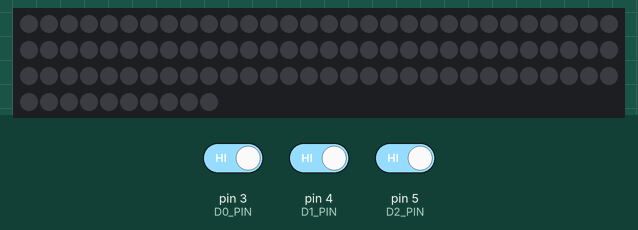
Bench run of a sketch on a simulated Arduino Uno, built with avr-gcc and run on an emulated ATmega328P. On the bench: 100 RGB LEDs in strip order, left to right, continuing on the next row. Inputs (shaded band) come from the test bench; at power-on: pin 4 (D1_PIN) HIGH, pin 5 (D2_PIN) HIGH, pin 3 (D0_PIN) HIGH. Dim RGB values are drawn brighter than linear.

Above: at 4.2 s.
4.3 s: pin 4 (D1_PIN) driven LOW
At 5.7 s:
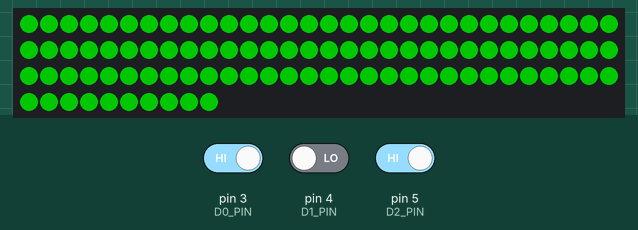
7.3 s: pin 5 (D2_PIN) driven LOW
At 7.77 s:
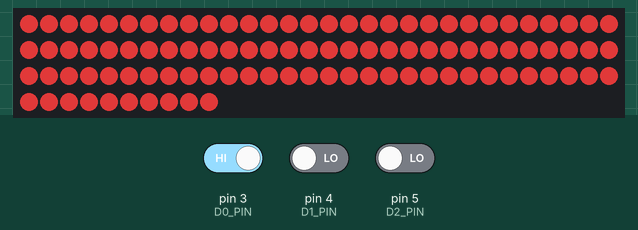
10.2 s: pin 3 (D0_PIN) driven LOW
At 11.4 s:
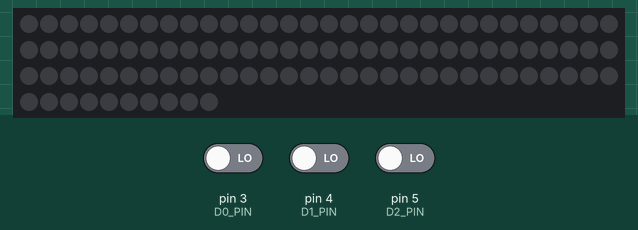
11.7 s: pin 5 (D2_PIN) driven HIGH
At 12.7 s:
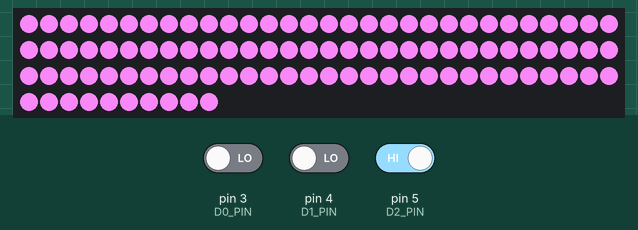
14.7 s: pin 4 (D1_PIN) driven HIGH
At 15.0 s:
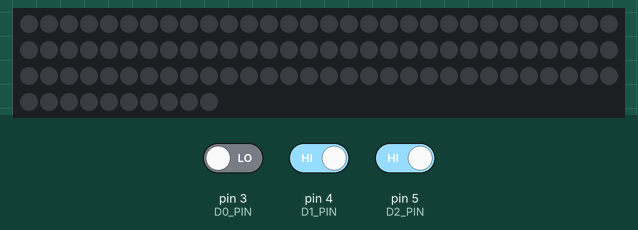
16.2 s: pin 5 (D2_PIN) driven LOW
At 17.37 s:
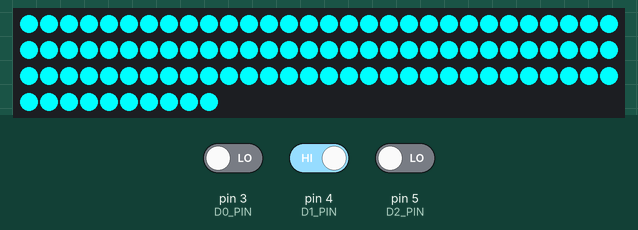
Timing chart, 0 to 19.2 s (numbered marks = the images above; inputs shaded):
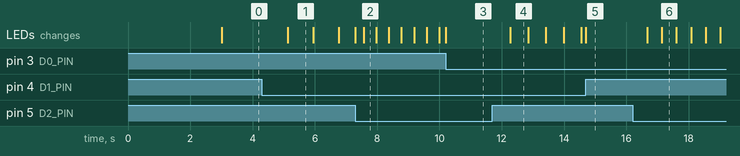

The sketch:

mymelodisc_lights.ino
```cpp
#include <FastLED.h>

// INPUT PINS
#define LED_PIN    2
#define D0_PIN     3
#define D1_PIN     4
#define D2_PIN     5

// COLOR SET UP
#define NUM_LEDS    100
#define BRIGHTNESS  250
#define LED_TYPE    WS2812
#define COLOR_ORDER GRB
CRGB leds[NUM_LEDS];
#define UPDATES_PER_SECOND 100

void setup() {
    delay( 3000 ); // power-up safety delay
    FastLED.addLeds<LED_TYPE, LED_PIN, COLOR_ORDER>(leds, NUM_LEDS).setCorrection( TypicalLEDStrip );
    FastLED.setBrightness(  BRIGHTNESS );

    pinMode(LED_PIN, OUTPUT);
    pinMode(D0_PIN, INPUT);
    pinMode(D1_PIN, INPUT);
    pinMode(D2_PIN, INPUT);
    Serial.begin(9600);
}

void FillAll(CRGB Color){
  uint8_t brightness = 255;
  for(int i = 0; i < NUM_LEDS; i++){
    leds[i] = Color;
  }
  FastLED.show();
}

unsigned long lastBeat = 0;
bool beatState = false;
bool paused = false;
bool pausePressed = false;

void loop() {
  int D0_input = digitalRead(D0_PIN);
  int D1_input = digitalRead(D1_PIN);
  int D2_input = digitalRead(D2_PIN);
  bool PAUSE_input = false;

  bool APT_input = (D0_input == 1 && D1_input == 0 && D2_input == 0);
  bool BAAB_input = (D0_input == 0 && D1_input == 1 && D2_input == 0);
  bool BOAF_input = (D0_input == 0 && D1_input == 0 && D2_input == 1);
  bool GLB_input = (D0_input == 1 && D1_input == 1 && D2_input == 0);
  bool WIWYM_input = (D0_input == 1 && D1_input == 0 && D2_input == 1);
  PAUSE_input = (D0_input == 1 && D1_input == 1 && D2_input == 1);

  CRGB color1, color2;
  int BPM = 0;
  int beatTime = 0;

  if(APT_input){
    color1 = CRGB::Maroon;
    color2 = CRGB::Brown;
    BPM = 149;
  } else if (BAAB_input){
    color1 = CRGB::Cyan;
    color2 = CRGB::Brown;
    BPM = 128;
  } else if (BOAF_input){
    color1 = CRGB::Violet;
    color2 = CRGB::SkyBlue;
    BPM = 105;
  } else if (GLB_input){
    color1 = CRGB::OrangeRed;
    color2 = CRGB::Red;
    BPM = 117;
  } else if (WIWYM_input){
    color1 = CRGB::Gold;
    color2 = CRGB::DarkGreen;
    BPM = 73;
  } else if(PAUSE_input){
    FillAll(color1);
  }
  beatTime = 60000 / BPM;
  if (!paused){
    if (APT_input == 1 || BAAB_input == 1 || BOAF_input == 1 || GLB_input == 1 || WIWYM_input == 1) {
      unsigned long currentMillis = millis();
    if (currentMillis >= lastBeat + beatTime) {
        lastBeat += beatTime;
        FillAll(beatState ? color1 : color2); // Alternate between color1 and color2
        beatState = !beatState;
    }

    } else {
      FillAll(CRGB::Black);
      lastBeat = millis();  // reset beat clock when idle
    }
  }
}
```

Measured:
- after the input at 4.3 s, the LEDs: change after 0.83 s (image 1)
- after the input at 7.3 s, the LEDs: first change at once (image 2 shows a later state)
- after the input at 10.2 s, the LEDs: change at once (image 3)
- after the input at 11.7 s, the LEDs: change after 0.58 s (image 4)
- after the input at 14.7 s, the LEDs: change at once (image 5)
- after the input at 16.2 s, the LEDs: first change after 0.47 s (image 6 shows a later state)
- what the display in image 1 shows lasts 0.8 s, from 5.1 s to 5.9 s
